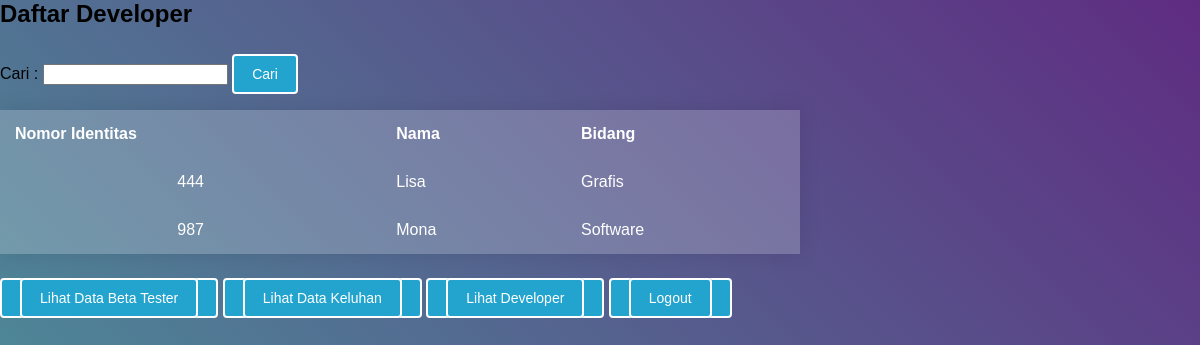
Page /developer.php (signed in) on the committed database.
### tables this page shows
CREATE TABLE `developer` (
  `id` int(25) NOT NULL,
  `nama` varchar(50) NOT NULL,
  `bidang` varchar(15) NOT NULL
);

### developer.php (the view, shortened to what this page needs)
<html>
<head>
    <link rel="stylesheet" type="text/css" href="style.css">
</head>
<body>
    <h2 line-height='50%'>Daftar Developer</h2>
    <form action="developer.php" method="get">
	<label>Cari :</label>
	<input type="text" name="cari">
	<input type="submit" value="Cari">
</form>
    <table class="table1">
        <tr>
            <th>Nomor Identitas</th>
            <th>Nama</th>
            <th>Bidang</th>
        </tr>
        <?php
        include_once("config.php");
        if(isset($_GET['cari'])){
            $result = mysqli_query($mysqli, "SELECT * FROM developer WHERE nama LIKE '%".$cari."%' ORDER BY id ASC");
        } else {
            $result = mysqli_query($mysqli, "SELECT * FROM developer ORDER BY id ASC");
        }
        while ($user_data = mysqli_fetch_array($result)) {
            echo "<tr>";
            echo "<td align='center'>" . $user_data['id'] . "</td>";
            echo "<td>" . $user_data['nama'] . "</td>";
            echo "<td>" . $user_data['bidang'] . "</td>";
        }
        ?>
    </table>
    <br>
    <button><a href="index.php">Lihat Data Beta Tester</a></button>
    <button><a href="keluhan.php">Lihat Data Keluhan</a></button>
    <button><a href="developer.php">Lihat Developer</a></button>
    <button><a href="logout_admin.php">Logout</a></button>
</body>
</html>

### style.css (style rules this page uses)
html, body { height: 100%; }
body { margin: 0; background: -webkit-linear-gradient(45deg, #49a09d, #5f2c82); background: linear-gradient(45deg, #49a09d, #5f2c82); font-family: sans-serif; font-weight: 100; }
table { width: 800px; border-collapse: collapse; overflow: hidden; box-shadow: 0 0 20px rgba(0, 0, 0, 0.1); }
th, td { padding: 15px; background-color: rgba(255, 255, 255, 0.2); color: #fff; }
th { text-align: left; }
tbody td { position: relative; }
a, button,input[type=submit],input[type=reset] { font-family: sans-serif; font-size: 14px; background: #22a4cf; color: white; border: white 2px solid; border-radius: 4px; padding: 10px 18px; margin-top: 6px; }
a { text-decoration: none; }

### rows in the picture
developer: id "444", nama "Lisa", bidang "Grafis"
developer: id "987", nama "Mona", bidang "Software"
